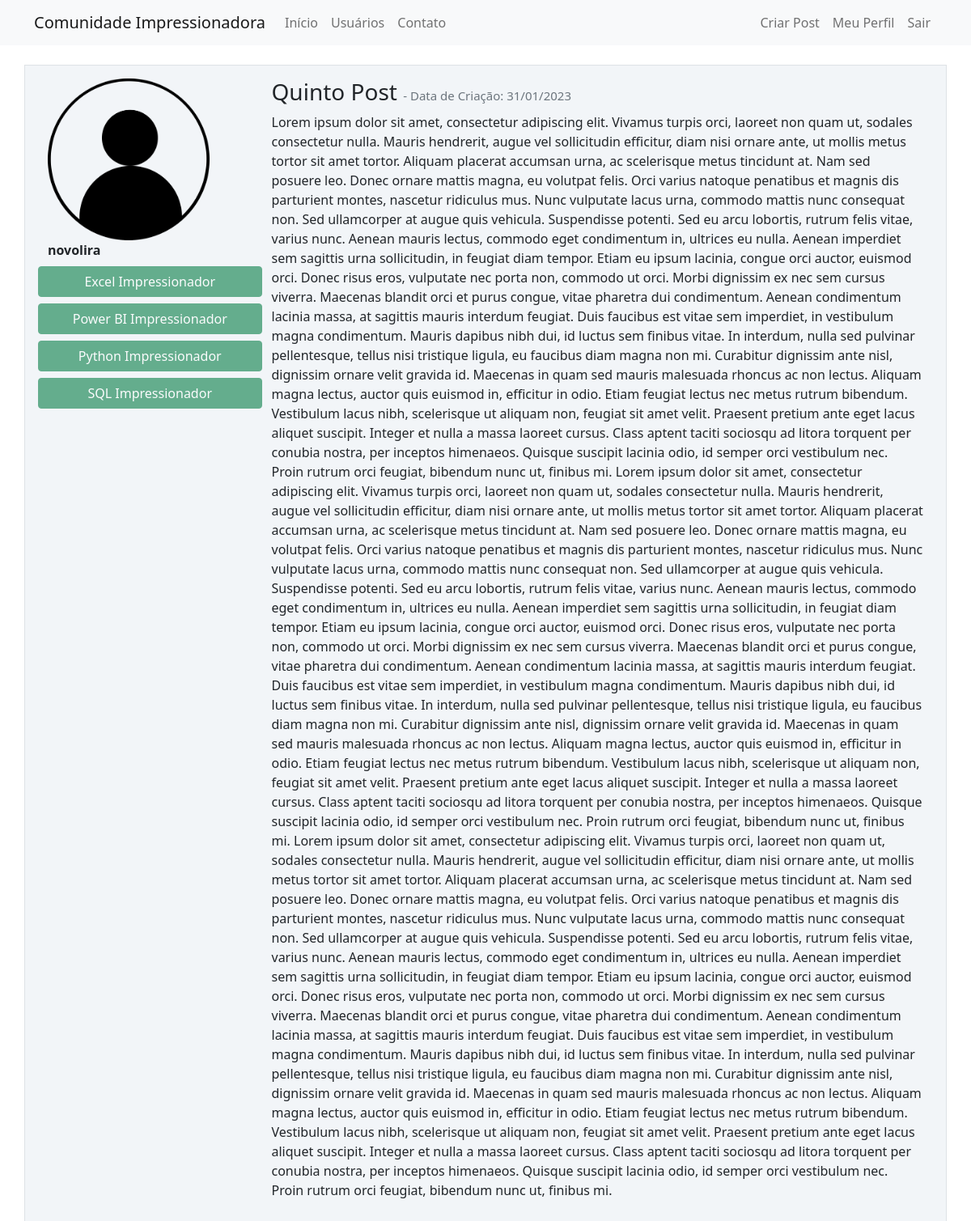
Page /post/5 (signed in) on the committed database.
### comunidadeimpressionadora/models.py (models this page shows, shortened)
class Usuario(database.Model, UserMixin):  #.Model é uma herança do sqlalchemy
    id = database.Column(database.Integer, primary_key=True)
    username = database.Column(database.String, nullable=False)
    email = database.Column(database.String, nullable=False, unique=True)
    senha = database.Column(database.String, nullable=False)
    foto_perfil = database.Column(database.String, default='default.jpg')
    cursos = database.Column(database.String, nullable=False, default='Não Informado')
    posts = database.relationship('Post', backref='autor', lazy=True)  # criando a relação entre as tabelas Usuario e Post. backref é o nome que vai me permitir acessar quem criou o post

class Post(database.Model):  #.Model é uma herança do sqlalchemy
    id = database.Column(database.Integer, primary_key=True)
    titulo = database.Column(database.String, nullable=False)
    corpo = database.Column(database.Text, nullable=False)
    data_criacao = database.Column(database.DateTime, nullable=False, default=datetime.utcnow)
    id_usuario = database.Column(database.Integer, database.ForeignKey('usuario.id'), nullable=False)  # id da tabela usuário é minha chave estrangeira aqui

### comunidadeimpressionadora/routes.py (the view)
@app.route('/post/<post_id>', methods=['GET', 'POST']) # <> é uma variável dentro da url
@login_required
def exibir_post(post_id):  # permite entrar em cada post individualmente, cada post tem a sua página
    post = Post.query.get(post_id) # por ser chave primária eu posso usar o método get
    if current_user == post.autor:  # se o usuário logado for o dono do post
        form = FormCriarPost()  # aparece o formulário de editar o post (mesmo form usado para criar post)
        if request.method == 'GET':
            form.titulo.data = post.titulo  # já vem preenchido o campo de editar título
            form.corpo.data = post.corpo  # já vem preenchido o campo de editar corpo
        elif form.validate_on_submit():
            post.titulo = form.titulo.data  # post.titulo é atributo de post no arquivo models
            post.corpo = form.corpo.data
            database.session.commit()
            flash('Post Atualizado com Sucesso', 'alert-success')
            return redirect(url_for('home'))
    else:
        form = None
    return render_template('post.html', post=post, form=form)

### comunidadeimpressionadora/models.py (called while the page is built)
@login_manager.user_loader
def load_usuario(id_usuario):  # função para carregar um usuário cadastrado através do login_manager
    return Usuario.query.get(int(id_usuario))  # encontra o usuario através do id_usuario que é a chave primária

### comunidadeimpressionadora/templates/post.html (shortened to what this page needs)
{% extends 'base.html' %}
{% block body %}
    <div class="container mt-3">
        <div class="row border mt-4 p-3 meupost">
            <div class="col col-3">
                <div class="image pe-2"> <img src="{{ url_for('static', filename='fotos_perfil/{}'.format(post.autor.foto_perfil)) }}" class="rounded" width="200"> </div>
                <strong>{{ post.autor.username }}</strong>
                <div class="row justify-content-center">
                    {% for curso in post.autor.cursos.split(';') %}
                        <button type="button" class="btn btn-success mt-2" disabled>{{ curso }}</button>
                    {% endfor %}
                </div>
            </div>
            <div class="col col-9">
                <h3>{{ post.titulo }}
                    <small class="text-muted" style="font-size: 15px"> - Data de Criação: {{ post.data_criacao.strftime('%d/%m/%Y') }}
                    </small>
                </h3>
                <p>{{ post.corpo }}</p>
            </div>
        </div>
    </div>
{% endblock %}

### comunidadeimpressionadora/static/main.css (style rules this page uses)
.meupost { background: #f2f5f8 !important; }

### rows in the picture
Usuario: foto_perfil (placeholder picture), autor.username "novolira"
Post: titulo "Quinto Post", data_criacao "31/01/2023", corpo "Lorem ipsum dolor sit amet, consectetur adipiscing elit. Vivamus turpis orci, laoreet non quam ut, sodales consectetur nulla. Mauris hendrerit, augue vel sollicitudin efficitur, diam nisi ornare ante, ut mollis metus tortor sit amet tortor. Aliquam placerat accumsan urna, ac scelerisque metus tincidunt at. Nam sed posuere leo. Donec ornare mattis magna, eu volutpat felis. Orci varius natoque penatibus et magnis dis parturient montes, nascetur ridiculus mus. Nunc vulputate lacus urna, commodo mattis nunc consequat non. Sed ullamcorper at augue quis vehicula. Suspendisse potenti. Sed eu arcu lobortis, rutrum felis vitae, varius nunc. Aenean mauris lectus, commodo eget condimentum in, ultrices…"

### other values in the picture
{{ curso }} "Excel Impressionador" "Power BI Impressionador" "Python Impressionador" "SQL Impressionador"
